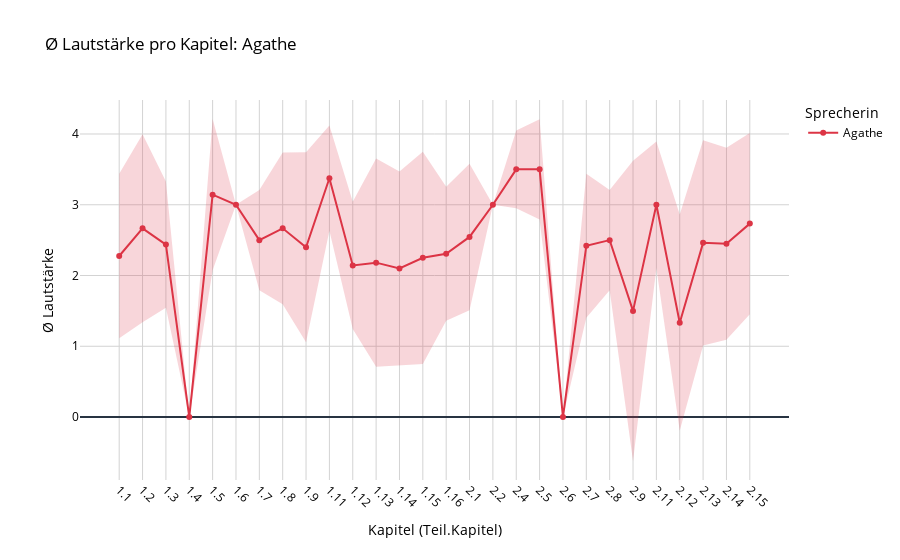

Notebook code cell kept with this figure:
### Code cell
import pandas as pd
import plotly.graph_objects as go

# Load Agathe CSV
file_path_agathe = '/Users/sguhr/Desktop/Arbeitslaptop/TU_Darmstadt/2024:25/Vortragstournée/Vortrag_Hamburg/Reuter_Gabriele_Aus_guter_Familie_sounds.csv'
df_agathe = pd.read_csv(file_path_agathe)

# === Preprocessing with string-based chapter structure ===
def preprocess_df(df, target_speaker):
    df['speaker'] = df['speaker'].astype(str).str.strip()
    df['annotation'] = df['annotation'].astype(str).str.strip()
    df['chapter_counter'] = df['chapter_counter'].astype(str).str.strip()

    # Filter character sounds from the target speaker
    df_filtered = df[
        (df['annotation'] == 'character_sound') &
        (df['speaker'] == target_speaker)
    ].copy()

    return df_filtered

agathe_df = preprocess_df(df_agathe, 'Agathe')

# === Aggregate by chapter (string-based) ===
def aggregate_loudness(df, speaker_name):
    grouped = df.groupby('chapter_counter').agg(
        loudness_mean=('loudness', 'mean'),
        loudness_std=('loudness', 'std')
    ).reset_index()

    grouped['speaker'] = speaker_name
    grouped['loudness_std'] = grouped['loudness_std'].fillna(0)

    # Sort by part and subchapter numerically
    grouped['chapter_sort'] = grouped['chapter_counter'].apply(
        lambda x: tuple(map(int, x.split('.')))
    )
    grouped = grouped.sort_values('chapter_sort').drop(columns='chapter_sort')

    return grouped

agathe_agg = aggregate_loudness(agathe_df, 'Agathe')

# === Plotting ===
fig = go.Figure()
color = 'rgb(220,53,69)'

fig.add_trace(go.Scatter(
    x=agathe_agg['chapter_counter'],
    y=agathe_agg['loudness_mean'],
    mode='lines+markers',
    name='Agathe',
    line=dict(color=color, width=2),
    marker=dict(size=6),
    customdata=agathe_agg[['chapter_counter', 'loudness_mean']],
    hovertemplate="<b>Agathe</b><br>Kapitel: %{customdata[0]}<br>Ø Lautstärke: %{customdata[1]:.2f}<extra></extra>"
))

# Error band
fig.add_trace(go.Scatter(
    x=pd.concat([agathe_agg['chapter_counter'], agathe_agg['chapter_counter'][::-1]]),
    y=pd.concat([
        agathe_agg['loudness_mean'] + agathe_agg['loudness_std'],
        (agathe_agg['loudness_mean'] - agathe_agg['loudness_std'])[::-1]
    ]),
    fill='toself',
    fillcolor='rgba(220,53,69,0.2)',
    line=dict(color='rgba(255,255,255,0)'),
    showlegend=False,
    hoverinfo='skip'
))

# === Layout ===
fig.update_layout(
    title='Ø Lautstärke pro Kapitel: Agathe',
    xaxis_title='Kapitel (Teil.Kapitel)',
    yaxis_title='Ø Lautstärke',
    plot_bgcolor='white',
    paper_bgcolor='white',
    font=dict(color='black'),
    xaxis=dict(
        showgrid=True,
        gridcolor='lightgray',
        tickangle=45,  # Improve label readability
        tickmode='array',
        tickvals=agathe_agg['chapter_counter'],
        ticktext=agathe_agg['chapter_counter']
    ),
    yaxis=dict(showgrid=True, gridcolor='lightgray', rangemode='tozero'),
    legend_title_text='Sprecherin',
    hovermode='closest'
)

# === Export ===
html_path = '/Users/sguhr/Desktop/Arbeitslaptop/TU_Darmstadt/2024:25/Vortragstournée/Vortrag_Hamburg/agathe_lautstaerke_by_chapter.html'
png_path = '/Users/sguhr/Desktop/Arbeitslaptop/TU_Darmstadt/2024:25/Vortragstournée/Vortrag_Hamburg/agathe_lautstaerke_by_chapter.png'

fig.write_html(html_path)
fig.write_image(png_path, scale=2)
fig.show()

### Figure 1 — Plotly figure (JSON) as saved in the notebook; plotly's stock layout.template omitted (floating-point values rounded to 4 significant figures)
{"data": [{"customdata": [["1.1", 2.276], ["1.2", 2.667], ["1.3", 2.438], ["1.4", 0.0], ["1.5", 3.143], ["1.6", 3.0], ["1.7", 2.5], ["1.8", 2.667], ["1.9", 2.4], ["1.11", 3.375], ["1.12", 2.143], ["1.13", 2.182], ["1.14", 2.1], ["1.15", 2.25], ["1.16", 2.308], ["2.1", 2.545], ["2.2", 3.0], ["2.4", 3.5], ["2.5", 3.5], ["2.6", 0.0], ["2.7", 2.421], ["2.8", 2.5], ["2.9", 1.5], ["2.11", 3.0], ["2.12", 1.333], ["2.13", 2.462], ["2.14", 2.45], ["2.15", 2.733]], "hovertemplate": "<b>Agathe</b><br>Kapitel: %{customdata[0]}<br>Ø Lautstärke: %{customdata[1]:.2f}<extra></extra>", "line": {"color": "rgb(220,53,69)", "width": 2}, "marker": {"size": 6}, "mode": "lines+markers", "name": "Agathe", "type": "scatter", "x": ["1.1", "1.2", "1.3", "1.4", "1.5", "1.6", "1.7", "1.8", "1.9", "1.11", "1.12", "1.13", "1.14", "1.15", "1.16", "2.1", "2.2", "2.4", "2.5", "2.6", "2.7", "2.8", "2.9", "2.11", "2.12", "2.13", "2.14", "2.15"], "y": [2.276, 2.667, 2.438, 0.0, 3.143, 3.0, 2.5, 2.667, 2.4, 3.375, 2.143, 2.182, 2.1, 2.25, 2.308, 2.545, 3.0, 3.5, 3.5, 0.0, 2.421, 2.5, 1.5, 3.0, 1.333, 2.462, 2.45, 2.733]}, {"fill": "toself", "fillcolor": "rgba(220,53,69,0.2)", "hoverinfo": "skip", "line": {"color": "rgba(255,255,255,0)"}, "showlegend": false, "type": "scatter", "x": ["1.1", "1.2", "1.3", "1.4", "1.5", "1.6", "1.7", "1.8", "1.9", "1.11", "1.12", "1.13", "1.14", "1.15", "1.16", "2.1", "2.2", "2.4", "2.5", "2.6", "2.7", "2.8", "2.9", "2.11", "2.12", "2.13", "2.14", "2.15", "2.15", "2.14", "2.13", "2.12", "2.11", "2.9", "2.8", "2.7", "2.6", "2.5", "2.4", "2.2", "2.1", "1.16", "1.15", "1.14", "1.13", "1.12", "1.11", "1.9", "1.8", "1.7", "1.6", "1.5", "1.4", "1.3", "1.2", "1.1"], "y": [3.438, 3.995, 3.33, 0.0, 4.212, 3.0, 3.207, 3.74, 3.742, 4.119, 3.043, 3.653, 3.47, 3.75, 3.255, 3.581, 3.0, 4.048, 4.207, 0.0, 3.438, 3.207, 3.621, 3.894, 2.861, 3.912, 3.806, 4.013, 1.453, 1.094, 1.012, -0.1942, 2.106, -0.6213, 1.793, 1.404, 0.0, 2.793, 2.952, 3.0, 1.51, 1.36, 0.75, 0.7297, 0.7109, 1.243, 2.631, 1.058, 1.594, 1.793, 3.0, 2.074, 0.0, 1.545, 1.338, 1.114]}], "layout": {"font": {"color": "black"}, "hovermode": "closest", "legend": {"title": {"text": "Sprecherin"}}, "paper_bgcolor": "white", "plot_bgcolor": "white", "title": {"text": "Ø Lautstärke pro Kapitel: Agathe"}, "xaxis": {"gridcolor": "lightgray", "showgrid": true, "tickangle": 45, "tickmode": "array", "ticktext": ["1.1", "1.2", "1.3", "1.4", "1.5", "1.6", "1.7", "1.8", "1.9", "1.11", "1.12", "1.13", "1.14", "1.15", "1.16", "2.1", "2.2", "2.4", "2.5", "2.6", "2.7", "2.8", "2.9", "2.11", "2.12", "2.13", "2.14", "2.15"], "tickvals": ["1.1", "1.2", "1.3", "1.4", "1.5", "1.6", "1.7", "1.8", "1.9", "1.11", "1.12", "1.13", "1.14", "1.15", "1.16", "2.1", "2.2", "2.4", "2.5", "2.6", "2.7", "2.8", "2.9", "2.11", "2.12", "2.13", "2.14", "2.15"], "title": {"text": "Kapitel (Teil.Kapitel)"}}, "yaxis": {"gridcolor": "lightgray", "rangemode": "tozero", "showgrid": true, "title": {"text": "Ø Lautstärke"}}}}
